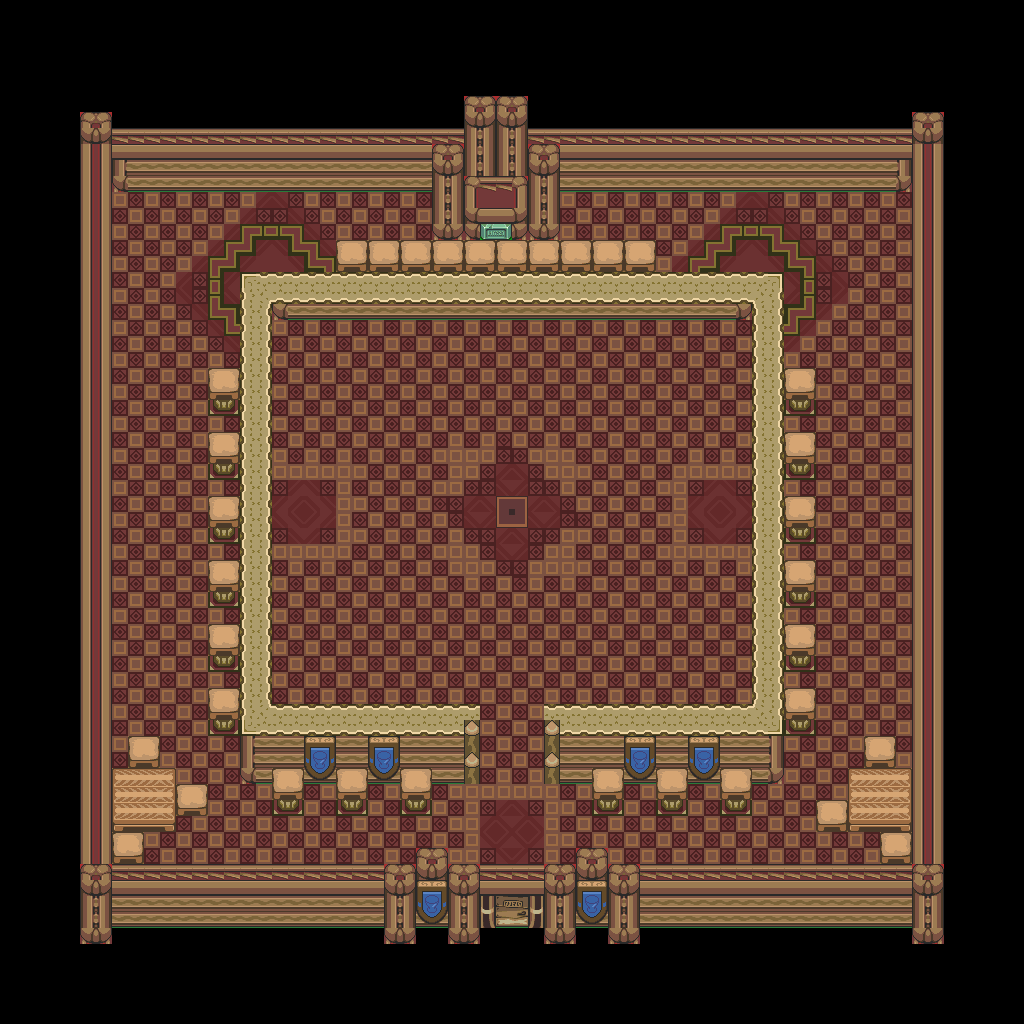

This game map was drawn from its Tiled (.tmx) file and the tilesets committed beside it. A one-line description and the trimmed map source follow:
An orthogonal 64x64 tile map with 16x16 px tiles, 1 tile layer (base), 1 hidden layer not drawn and 11 objects.

<map version="1.10" tiledversion="1.12.1" orientation="orthogonal" renderorder="right-down" width="64" height="64" tilewidth="16" tileheight="16" infinite="0" nextlayerid="3" nextobjectid="12">
 <tileset firstgid="1" source="../classiciphone_pics4.tsx" />
 <layer id="1" name="base" width="64" height="64">
  <data>[4096 cells, 4096 non-empty, 85 distinct tile ids]</data>
 </layer>
 <layer id="2" name="collision" width="64" height="64" visible="0">
  <properties><property name="collision" value="true" /></properties>
  <data>[4096 cells, 2428 non-empty, 1 distinct tile ids]</data>
 </layer>
 <objectgroup id="3" name="npcs">
  <object id="1" x="544.0" y="-64.0" width="16" height="16">
   <properties>
    <property name="script" type="string">-- Auto-converted from GraalScript
-- // NPC made by Tajia (Manager)
-- [CLIENT-SIDE — server no-op]
-- if (playerchats&amp;&amp;strequals(#c,focus on)){
-- setfocus 31,31;}
-- 
-- if (playerchats&amp;&amp;strequals(#c,focus off)){
-- resetfocus;}</property>
   </properties>
  </object>
  <object id="2" x="672.0" y="-48.0" width="16" height="16">
   <properties>
    <property name="gani" value="corner-tr.png" />
    <property name="script" type="string">-- Auto-converted from GraalScript
-- // NPC made by Tajia (Manager)
-- if (created) {
end
-- if (playertouchsme) {
end</property>
   </properties>
  </object>
  <object id="3" x="464.0" y="704.0" width="16" height="16">
   <properties>
    <property name="gani" value="classic_doorpassage.png" />
    <property name="script" type="string">-- Auto-converted from GraalScript
-- // NPC made by Jet
-- [CLIENT-SIDE — server no-op]
-- if (created) {
-- }
-- if (playertouchsme) {dontblock;drawoverplayer;
-- }</property>
   </properties>
  </object>
  <object id="4" x="448.0" y="272.0" width="16" height="16">
   <properties>
    <property name="script" type="string">-- Auto-converted from GraalScript
-- // NPC made by WhiteDragon
-- [CLIENT-SIDE — server no-op]
-- 
-- function onPlayerChats() {
-- if (player.chat == "focus on") {
-- setfocus(31,31);
-- } else if (player.chat == "focus off") {
-- resetfocus();
-- }
-- }</property>
   </properties>
  </object>
  <object id="5" x="496.0" y="272.0" width="16" height="16">
   <properties>
    <property name="script" type="string">-- Auto-converted from GraalScript
-- join("level_sparlevel");</property>
   </properties>
  </object>
  <object id="6" x="416.0" y="272.0" width="16" height="16">
   <properties>
    <property name="script" type="string">-- Auto-converted from GraalScript
-- // NPC made by WhiteDragon
-- [CLIENT-SIDE — server no-op]
-- function onCreated() {
-- setTimer(.05);
-- }
-- 
-- function onTimeout(){
-- if (player.x&gt;15 &amp;&amp; player.x&lt;44 &amp;&amp; player.y&gt;18 &amp;&amp; player.y&lt;40) {
-- enableweapons();
-- disableselectweapons();
-- disablepause();
-- player.weapon.name = "Tools/Tailor";
-- } else {
-- disablepause();
-- disableselectweapons();
-- disableweapons();
-- }
-- setTimer(.05);
-- }</property>
   </properties>
  </object>
  <object id="7" x="944.0" y="256.0" width="16" height="16">
   <properties>
    <property name="script" type="string">-- Auto-converted from GraalScript
-- [CLIENT-SIDE — server no-op]
-- function onPlayerEnters() {
-- setTimer(.05);
-- }
-- function onTimeout() {
-- if ((player.x in &lt;30,36&gt; &amp;&amp; player.y in &lt;18,20&gt;)) {
-- movement_handleitems = 0.1;
-- movement_handlepause = 0.1;
-- }
-- setTimer(0.05);
-- }</property>
   </properties>
  </object>
  <object id="8" x="544.0" y="784.0" width="16" height="16">
   <properties>
    <property name="gani" value="bigheart.png" />
    <property name="script" type="string">-- Auto-converted from GraalScript
-- function onCreated() {
-- x+=.2;
-- y+=.2;
-- dontblock();
-- drawunderplayer();
end
-- function onPlayerTouchsMe() {
-- player.fullheal();
end</property>
   </properties>
  </object>
  <object id="9" x="448.0" y="784.0" width="16" height="16">
   <properties>
    <property name="gani" value="bigheart.png" />
    <property name="script" type="string">-- Auto-converted from GraalScript
-- function onCreated() {
-- x+=.2;
-- y+=.2;
-- dontblock();
-- drawunderplayer();
end
-- function onPlayerTouchsMe() {
-- player.fullheal();
end</property>
   </properties>
  </object>
  <object id="10" x="480.0" y="736.0" width="16" height="16">
   <properties>
    <property name="gani" value="door1.png" />
    <property name="script" type="string">-- Auto-converted from GraalScript
-- function onCreated() {
-- setshape(1,64,32);
-- hide();
end
-- function onPlayerChats() {
-- if (player.x&gt;15 &amp;&amp; player.x&lt;44 &amp;&amp; player.y&gt;18 &amp;&amp; player.y&lt;40) {
-- if (player.chat = "stop") {
-- hide();
-- } else if (player.chat = "start") {
-- putbomb(1,30.5,31);
-- show();
end
end
end
-- function onActionwarpplayer() {
-- level.sparring = false;
-- hide();
-- setlevel2("jets_rommielspar.nw",30.5,52);
end
-- [CLIENT-SIDE — server no-op]
-- function onPlayerEnters() {
-- setTimer(0.05);
-- }
-- function onTimeout() {
-- if (clientr.hd_isdead == true || client.hd_isdead == 1) {
-- if (this.time &lt;= 0) {
-- triggeraction(x+1,y+1,"warpplayer",this.name);
-- this.time = 1;
-- }
-- }
-- if (this.time &gt; 0) this.time -= 0.05;
-- setTimer(0.05);
-- }</property>
   </properties>
  </object>
  <object id="11" x="480.0" y="160.0" width="16" height="16">
   <properties>
    <property name="script" type="string">-- Auto-converted from GraalScript
-- [CLIENT-SIDE — server no-op]
-- function onCreated() {
-- // Initialize the attributes
-- showcharacter();
-- 
-- head = "head.png";
-- shield = "shield3.png";
-- body = "body.png";
-- sword = "sword3.png";
-- 
-- colors[0] = "orange";
-- colors[1] = "white";
-- colors[2] = "black";
-- colors[3] = "black";
-- colors[4] = "black";
-- 
-- setcharani("classic_sword",);
-- dir = 2;
-- 
-- x -= .5;
-- 
-- }</property>
   </properties>
  </object>
 </objectgroup>
</map>
